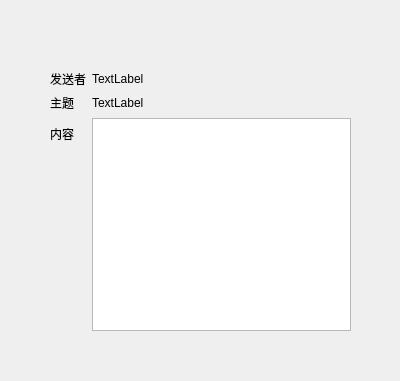
<?xml version="1.0" encoding="UTF-8"?>
<ui version="4.0">
 <class>MsgDetailDlg</class>
 <widget class="QDialog" name="MsgDetailDlg">
  <property name="geometry">
   <rect>
    <x>0</x>
    <y>0</y>
    <width>400</width>
    <height>381</height>
   </rect>
  </property>
  <property name="windowTitle">
   <string>Dialog</string>
  </property>
  <widget class="QWidget" name="formLayoutWidget">
   <property name="geometry">
    <rect>
     <x>50</x>
     <y>70</y>
     <width>301</width>
     <height>261</height>
    </rect>
   </property>
   <layout class="QFormLayout" name="formLayout">
    <item row="0" column="0">
     <widget class="QLabel" name="labSender">
      <property name="text">
       <string>发送者</string>
      </property>
     </widget>
    </item>
    <item row="0" column="1">
     <widget class="QLabel" name="labSenderDetail">
      <property name="text">
       <string>TextLabel</string>
      </property>
     </widget>
    </item>
    <item row="1" column="0">
     <widget class="QLabel" name="labTheme">
      <property name="text">
       <string>主题</string>
      </property>
     </widget>
    </item>
    <item row="1" column="1">
     <widget class="QLabel" name="labThemeDetail">
      <property name="text">
       <string>TextLabel</string>
      </property>
     </widget>
    </item>
    <item row="2" column="0">
     <widget class="QLabel" name="labContent">
      <property name="text">
       <string>内容</string>
      </property>
     </widget>
    </item>
    <item row="2" column="1">
     <widget class="QPlainTextEdit" name="plainTextEditContent"/>
    </item>
   </layout>
  </widget>
  <widget class="QLabel" name="labFront">
   <property name="geometry">
    <rect>
     <x>80</x>
     <y>10</y>
     <width>221</width>
     <height>51</height>
    </rect>
   </property>
   <property name="font">
    <font>
     <pointsize>15</pointsize>
    </font>
   </property>
   <property name="text">
    <string/>
   </property>
   <property name="alignment">
    <set>Qt::AlignCenter</set>
   </property>
  </widget>
 </widget>
 <resources/>
 <connections/>
</ui>
